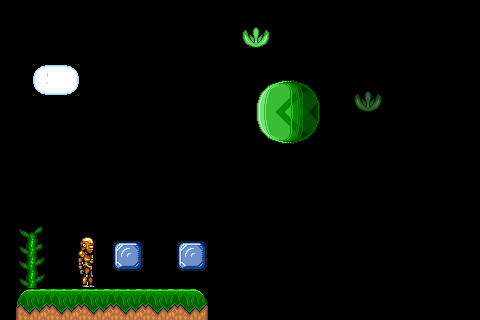

Rendered tile map (Tiled .tmx) drawn with the repository's tilesets; below, a short description and the map source with its tile grids summarised:
An orthogonal 30x20 tile map with 16x16 px tiles, 5 tile layers (Terrain, Collectibles, StoneFromOtherWorld, StoneFromThisWorld, ...), 1 hidden layer not drawn, 2 tilesets and 3 objects.

<map version="1.0" orientation="orthogonal" width="30" height="20" tilewidth="16" tileheight="16">
 <tileset firstgid="1" name="Terrain" tilewidth="32" tileheight="32">
  <image source="Assets/tileset-platformer.png" width="192" height="544" />
 </tileset>
 <tileset firstgid="103" name="Xeon" tilewidth="48" tileheight="64">
  <image source="Animation/Xeon.png" width="256" height="256" />
 </tileset>
 <objectgroup name="TerrainCollisions" width="30" height="20">
  <properties>
   <property name="DrawType" value="Object" />
  </properties>
  <object x="16" y="288" width="192" height="32" />
  <object x="16" y="224" width="32" height="64" />
  <object x="256" y="80" width="64" height="64">
   <ellipse />
  </object>
 </objectgroup>
 <layer name="Terrain" width="30" height="20">
  <properties>
   <property name="DrawType" value="Tile" />
   <property name="TilesetName" value="Terrain" />
  </properties>
  <data>[600 cells, 14 non-empty, 9 distinct tile ids]</data>
 </layer>
 <layer name="Collectibles" width="30" height="20">
  <properties>
   <property name="BodyShape" value="circle" />
   <property name="BodyType" value="kinematic" />
   <property name="DrawType" value="Sprite" />
   <property name="IsSensor" value="true" />
   <property name="NAME" value="Coin" />
   <property name="TilesetName" value="Terrain" />
   <property name="_Points" value="250" />
  </properties>
  <data>[600 cells, 2 non-empty, 1 distinct tile ids]</data>
 </layer>
 <layer name="StoneFromOtherWorld" width="30" height="20" opacity="0.46">
  <properties>
   <property name="AngularVelocity" value="1" />
   <property name="BodyType" value="dynamic" />
   <property name="DrawType" value="Sprite" />
   <property name="GravityY" value="1" />
   <property name="LinearVelocityX" value="-2" />
   <property name="TilesetName" value="Terrain" />
   <property name="World_ID" value="Venus" />
  </properties>
  <data>[600 cells, 1 non-empty, 1 distinct tile ids]</data>
 </layer>
 <layer name="StoneFromThisWorld" width="30" height="20">
  <properties>
   <property name="BodyShape" value="circle" />
   <property name="BodyType" value="dynamic" />
   <property name="DrawType" value="Sprite" />
   <property name="TilesetName" value="Terrain" />
  </properties>
  <data>[600 cells, 1 non-empty, 1 distinct tile ids]</data>
 </layer>
 <layer name="Xeon" width="30" height="20">
  <properties>
   <property name="BodyType" value="dynamic" />
   <property name="DrawType" value="Sprite" />
   <property name="FixedRotation" value="true" />
   <property name="NAME" value="Xeon" />
   <property name="TNTAnimation" value="true" />
   <property name="TNTAnimationFiles" value="Animation/Xeon" />
   <property name="TNTInitialAnimation" value="WAIT-RIGHT" />
   <property name="TilesetName" value="Xeon" />
  </properties>
  <data>[600 cells, 1 non-empty, 1 distinct tile ids]</data>
 </layer>
 <layer name="Invisible Layer" width="30" height="20" visible="0">
  <properties>
   <property name="DrawType" value="Tile" />
   <property name="TilesetName" value="Terrain" />
  </properties>
  <data>[600 cells, 97 non-empty, 1 distinct tile ids]</data>
 </layer>
</map>
